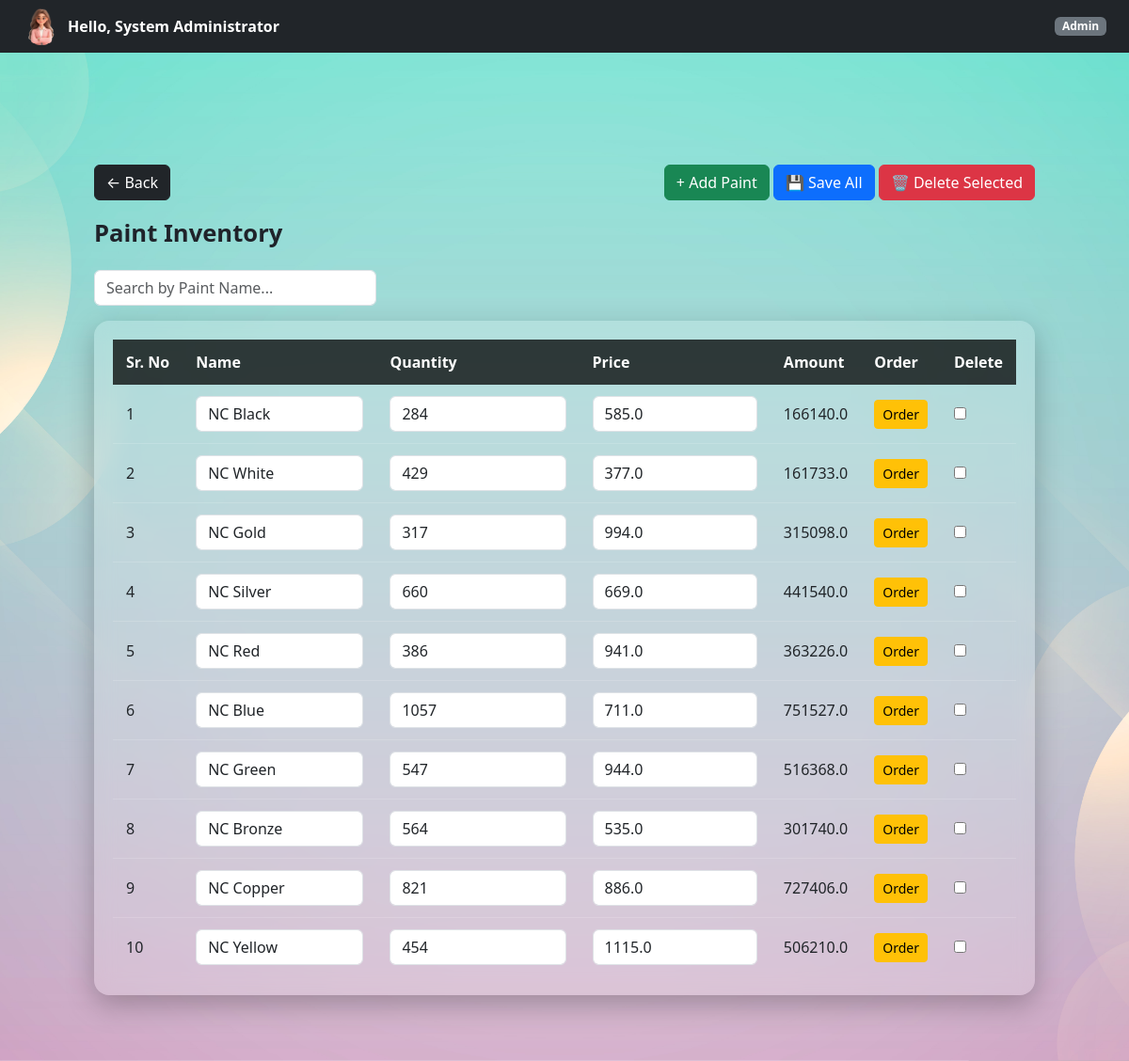
Before: /admin/paints (signed in) with the older database file.
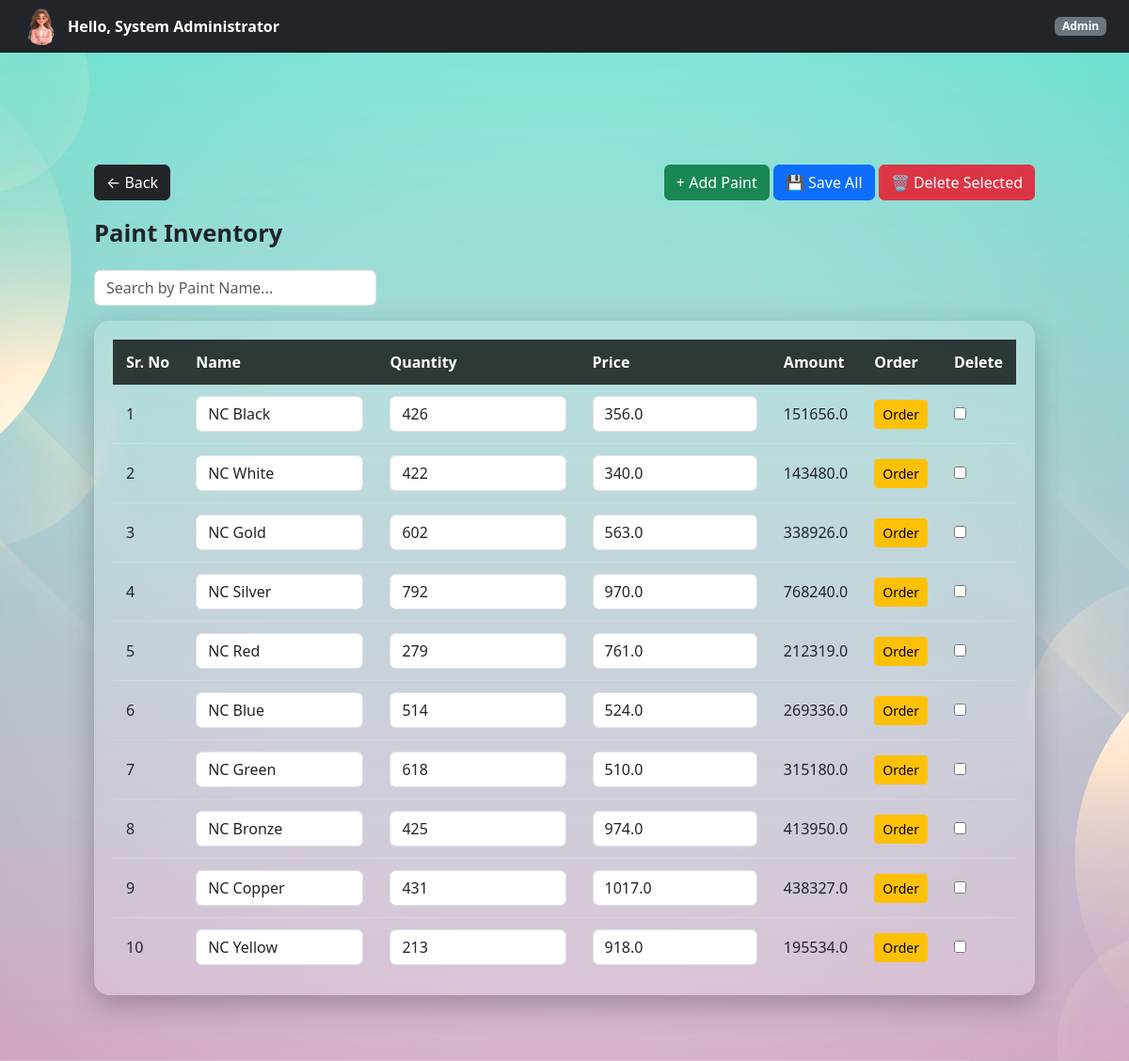
After: the same page with the newer database file.
### controller/models.py (models this page shows)
class Paint(db.Model):
    id = db.Column(db.Integer, primary_key=True)
    name = db.Column(db.String(100))
    quantity = db.Column(db.Integer)
    price = db.Column(db.Float)

### controller/admin.py (the view)
@admin_bp.route("/paints")
@login_required
@role_required("Admin")
def view_paints():
    paints = Paint.query.all()   # if model exists
    return render_template("admin/paint.html", paints=paints)

### templates/admin/paint.html (shortened to what this page needs)
{% extends "base.html" %}
{% block page_class %}company-dashboard-bg{% endblock %}
{% block free_content %}
{% include "partials/navbar.html" %}
<div class="dashboard-container">
    <div class="d-flex justify-content-between align-items-center mb-3">
        <a href="{{ url_for('admin.dashboard') }}" class="btn btn-dark">
            ← Back
        </a>
        <div>
            <button class="btn btn-success"
                onclick="addPaintRow()">
                + Add Paint
            </button>
            <button form="paintForm" class="btn btn-primary">
                💾 Save All
            </button>
            <button type="button" class="btn btn-danger"
                onclick="deleteSelectedPaints()">
                🗑 Delete Selected
            </button>
        </div>
    </div>
    <div class="page-title">Paint Inventory</div>
    <input
        type="text"
        id="searchInput"
        placeholder="Search by Paint Name..."
        class="form-control mb-3"
        style="max-width: 300px;"
    >
    <form id="paintForm" method="POST" action="{{ url_for('admin.bulk_update_paints') }}">
        <div class="glass-table">
            <table>
                <thead>
                    <tr>
                        <th>Sr. No</th>
                        <th>Name</th>
                        <th>Quantity</th>
                        <th>Price</th>
                        <th>Amount</th>
                        <th>Order</th>
                        <th>Delete</th>
                    </tr>
                </thead>
                <tbody id="paintTableBody">
                    {% for paint in paints %}
                    <tr>
                        <td class="sr-no">{{ loop.index }}</td>
                        <td>
                            <input name="name[]" value="{{ paint.name }}" class="form-control">
                        </td>
                        <td>
                            <input name="quantity[]" type="number" value="{{ paint.quantity }}" class="form-control qty">
                        </td>
                        <td>
                            <input name="price[]" type="number" step="0.01" value="{{ paint.price }}" class="form-control price">
                        </td>
                        <td class="amount">
                            {{ paint.quantity * paint.price }}
                        </td>
                        <td>
                            <button
                                type="button"
                                class="btn btn-warning btn-sm"
                                onclick="orderPaint('{{ paint.id }}', '{{ paint.name }}', '{{ paint.price }}')">
                                Order
                            </button>
                        </td>
                        <td>
                            <input type="checkbox" name="selected_ids[]" value="${paint.id}">
                        </td>
                    </tr>
                    {% endfor %}
                </tbody>
            </table>
        </div>
    </form>
</div>
{% endblock %}

### templates/base.html (shortened to what this page needs)
<!DOCTYPE html>
<html lang="en">
<head>
    <link rel="stylesheet" href="{{ url_for('static', filename='styles/bootstrap/css/bootstrap.min.css') }}">
    <link rel="stylesheet" href="{{ url_for('static', filename='styles/main.css') }}">
</head>
<body>
<div class="page-wrapper {% block page_class %}{% endblock %}">
    {% block free_content %}{% endblock %}
</div>
</body>
</html>

### templates/partials/navbar.html (shortened to what this page needs)
<nav class="navbar navbar-dark bg-dark fixed-top px-4 d-flex justify-content-between">
    <a
        class="d-flex align-items-center text-white text-decoration-none"
        data-bs-toggle="offcanvas"
        href="#profileSidebar"
        role="button"
    >
        <img
            src="{{ url_for('static', filename='scripts/images/profile.png') }}"
            width="40"
            height="40"
            class="rounded-circle me-2"
        >
        <strong>Hello, {{ session.get("user_name") }}</strong>
    </a>
    <span class="badge bg-secondary">
        {% if "Admin" in session.get("roles", []) %}
            Admin
        {% else %}
            Employee
        {% endif %}
    </span>
</nav>

### static/styles/main.css (style rules this page uses)
html, body { height: 100%; margin: 0; }
.page-wrapper { min-height: 100vh; width: 100%; display: flex; align-items: flex-start; justify-content: center; }
.company-dashboard-bg { background: url("../scripts/images/company1.jpg") no-repeat center center/cover; }
.dashboard-container { width: 100%; padding: 90px 40px 40px; }
.page-wrapper { padding: 30px 60px; }
.page-title { font-size: 1.6rem; font-weight: 600; color: #1f232a; margin-bottom: 20px; }
.glass-table { background: rgba(255, 255, 255, 0.18); backdrop-filter: blur(10px); -webkit-backdrop-filter: blur(10px); border-radius: 16px; padding: 20px; box-shadow: 0 10px 30px rgba(0, 0, 0, 0.25); width: 100%; overflow-x: auto; }
.glass-table table { width: 100%; border-collapse: collapse; }
.glass-table thead { background: rgba(0, 0, 0, 0.75); color: #ffffff; }
.glass-table th, .glass-table td { padding: 12px 14px; text-align: left; white-space: nowrap; }
.glass-table tbody tr { border-bottom: 1px solid rgba(255, 255, 255, 0.15); }
.glass-table tbody tr:last-child { border-bottom: none; }
body { padding-top: 55px; }

Changed rows visible on the page:
changed Paint "NC Black": quantity "284" → "426"; price "585.0" → "356.0"; paint.quantity*paint.price "166140.0" → "151656.0"
changed Paint "NC White": quantity "429" → "422"; price "377.0" → "340.0"; paint.quantity*paint.price "161733.0" → "143480.0"
changed Paint "NC Gold": quantity "317" → "602"; price "994.0" → "563.0"; paint.quantity*paint.price "315098.0" → "338926.0"
changed Paint "NC Silver": quantity "660" → "792"; price "669.0" → "970.0"; paint.quantity*paint.price "441540.0" → "768240.0"
changed Paint "NC Red": quantity "386" → "279"; price "941.0" → "761.0"; paint.quantity*paint.price "363226.0" → "212319.0"
changed Paint "NC Blue": quantity "1057" → "514"; price "711.0" → "524.0"; paint.quantity*paint.price "751527.0" → "269336.0"
changed Paint "NC Green": quantity "547" → "618"; price "944.0" → "510.0"; paint.quantity*paint.price "516368.0" → "315180.0"
changed Paint "NC Bronze": quantity "564" → "425"; price "535.0" → "974.0"; paint.quantity*paint.price "301740.0" → "413950.0"
changed Paint "NC Copper": quantity "821" → "431"; price "886.0" → "1017.0"; paint.quantity*paint.price "727406.0" → "438327.0"
changed Paint "NC Yellow": quantity "454" → "213"; price "1115.0" → "918.0"; paint.quantity*paint.price "506210.0" → "195534.0"
